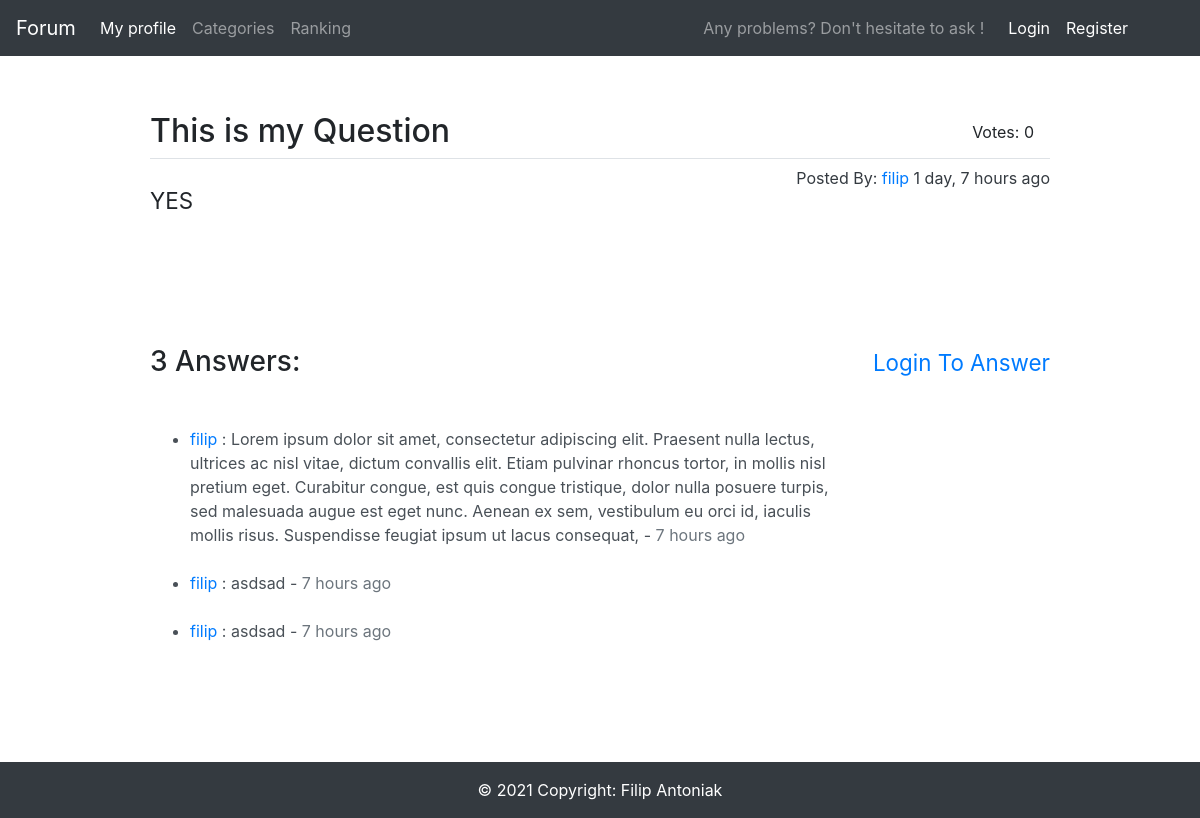
Page /58/ on the earlier database version.
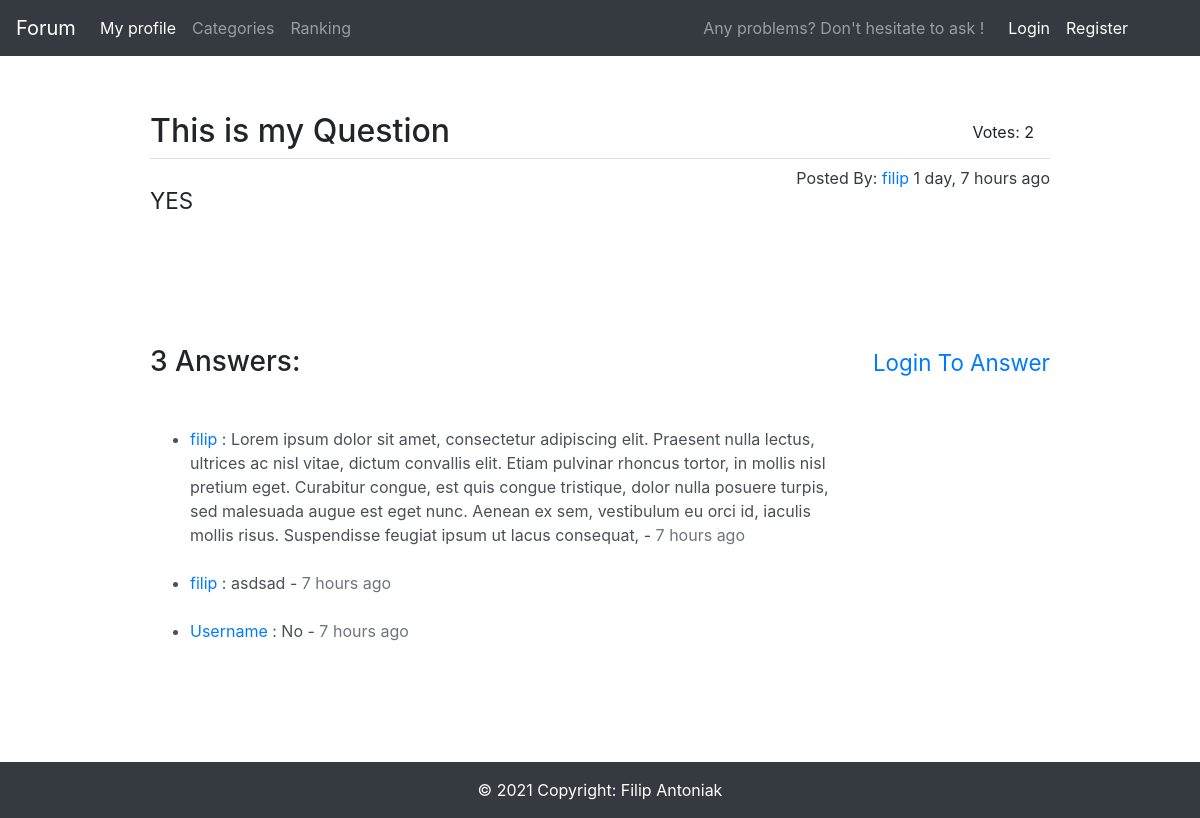
Same page on the later database version.
### main/models.py (models this page shows, shortened)
class Question(models.Model):
    question_text = models.CharField(max_length=100)
    question_subtext = models.TextField(max_length=500)
    pub_date = models.DateTimeField('date published')
    user = models.ForeignKey(User, on_delete=models.CASCADE, default=User.objects.get(pk=1).pk)
    votes = models.IntegerField(default=0)
    def get_date(self):
        return humanize.naturaltime(self.pub_date)

class Comment(models.Model):
    question = models.ForeignKey(Question, on_delete=models.CASCADE, default=1)
    pub_date = models.DateTimeField('date published', default=return_date_time)
    comment_text = models.CharField(max_length=400)
    user = models.ForeignKey(User, on_delete=models.CASCADE, default=User.objects.get(pk=1).pk)
    def get_date(self):
        return humanize.naturaltime(self.pub_date)

### main/views.py (the view, shortened to what this page needs)
# urls.py: path('<int:pk>/', views.DetailView.as_view(), name='detail'),
class DetailView(generic.FormView, generic.DetailView):
    form_class = CreateCommentForm
    template_name = 'main/detail.html'
    def get_queryset(self):
        try:
            messages.info(self.request, str(VoterUp.objects.filter(user=self.request.user).count()-VoterDown.objects.filter(user=self.request.user).count()))
        except:
            pass
        """
        Return the last five published questions (not including those set to be
        published in the future).
        """
        return Question.objects.filter(
            pub_date__lte=timezone.now()
        ).order_by('-pub_date')

### main/models.py (called while the page is built)
def return_date_time():
    now = timezone.now()
    return now + timezone.timedelta(days=1)

### main/templates/main/detail.html (shortened to what this page needs)
{% extends 'main/base.html' %}
{% block content %}
{% load crispy_forms_tags %}
<div class="float-right mr-3 mt-2">Votes: {{ question.votes }}</div>
<h2>{{ question.question_text }}</h2>
<a class="float-right" href="/profile/{{ question.user.username }}">
    <div class="text-dark mt-2">Posted By: <span class="text-primary">{{ question.user.username }}</span> {{ question.get_date }}</div>
</a>
<legend class="border-bottom"></legend>
<h3 class="w-75 mt-4 mb-5"><small>{{ question.question_subtext }}</small></h3>
<div class="mt-5 mb-5 p-3"></div>
{% if request.user.is_authenticated %}
    <h3 class="mt-5 mb-4">{{ question.comment_set.all.count }} Answers:</h3>
    <form method="POST">
        {% csrf_token %}
        <fieldset class="form-group">
            {{ form|crispy }}
        </fieldset>
        <div class="form-group">
            <button class="btn btn-outline-dark float-right" type="submit">Answer</button>
        </div>
        <small class="p-3"></small>
    </form>
{% else %}
    <h3 class="mt-5 mb-4">{{ question.comment_set.all.count }} Answers:
        <a class="float-right" href="/login/">
            <small class="text-primary mt-2">Login To Answer</small>
        </a>
    </h3>
{% endif %}
<ul class="mt-5">
    {% for comment in question.comment_set.all %}
    <li class="mt-3 list-group-item-action flex-column align-items-start mb-4">
        <div class="w-75">
            <a href="/profile/{{ comment.user.username }}" class="text-primary">{{ comment.user }}</a>
                : {{ comment.comment_text }} - <span class="text-secondary">{{ comment.get_date }}</span>
        </div>
    </li>
    {% endfor %}
</ul>
<div class="p-3"></div>
    {% block footer-class %} position-absolute w-100 {% endblock %}
{% endblock %}

### main/templates/main/base.html (shortened to what this page needs)
<!DOCTYPE html>
<html lang="en">
<head>
    {% load static %}
    <link rel="stylesheet" href="https://cdnjs.cloudflare.com/ajax/libs/font-awesome/4.7.0/css/font-awesome.min.css">
    <link rel="stylesheet" href="https://stackpath.bootstrapcdn.com/bootstrap/4.1.3/css/bootstrap.min.css">
    <link rel="stylesheet" type="text/css" href="{% static 'main/style.css' %}">
</head>
<body>
    <nav class="navbar navbar-expand-lg navbar-dark bg-dark sticky-top">
      <a class="navbar-brand" href="{% url 'main:index' %}">Forum</a>
      <div class="collapse navbar-collapse" id="navbarText">
        <ul class="navbar-nav mr-auto">
          <li class="nav-item active">
          {% if request.user.is_authenticated %}
            <a class="nav-link" href="/profile/{{ user.username }}">My profile<span class="sr-only">(current)</span></a>
          {% else %}
          <a class="nav-link" href="/login/">My profile<span class="sr-only">(current)</span></a>
          {% endif %}
          </li>
          <li class="nav-item">
            <a class="nav-link" href="#">Categories</a>
          </li>
          <li class="nav-item">
            <a class="nav-link" href="#">Ranking</a>
          </li>
        </ul>
        <a href="{% url 'main:create_question' %}" class="navbar-text mr-3">
          Any problems? Don't hesitate to ask !
        </a>
        <ul class="navbar-nav mr-5">
        {% if request.user.is_authenticated %}
          <li class="nav-item active mr-auto"><a class="nav-link" href="/logout">Logout</a></li>
        {% else %}
          <li class="nav-item active mr-auto">
            <a class="nav-link" href="/login/">Login</a>
          </li>
          <li class="nav-item active">
            <a class="nav-link" href="/register/">Register</a>
          </li>
        {% endif %}
        </ul>
      </div>
    </nav>
    <div class="w-75 mx-auto mt-6" style="min-height: 79.3vh;">
        {% block content %}
        {% endblock %}
    </div>
    <footer class="page-footer bg-dark text-white text-center mt-3 text-lg-start {% block footer-class %}{% endblock %}">
        <div class="text-center p-3">
            © 2021 Copyright:
            <a class="text-white" >Filip Antoniak</a>
        </div>
    </footer>
</body>
</html>

### main/static/main/style.css (style rules this page uses)
.mt-6 { margin-top: 7vh !important; }

Differences in the rows shown:
removed Comment: user "filip", comment_text "asdsad", get_date "7 hours ago"
changed Question "This is my Question": votes "0" → "2"
added Comment: user "Username", comment_text "No", get_date "7 hours ago"
